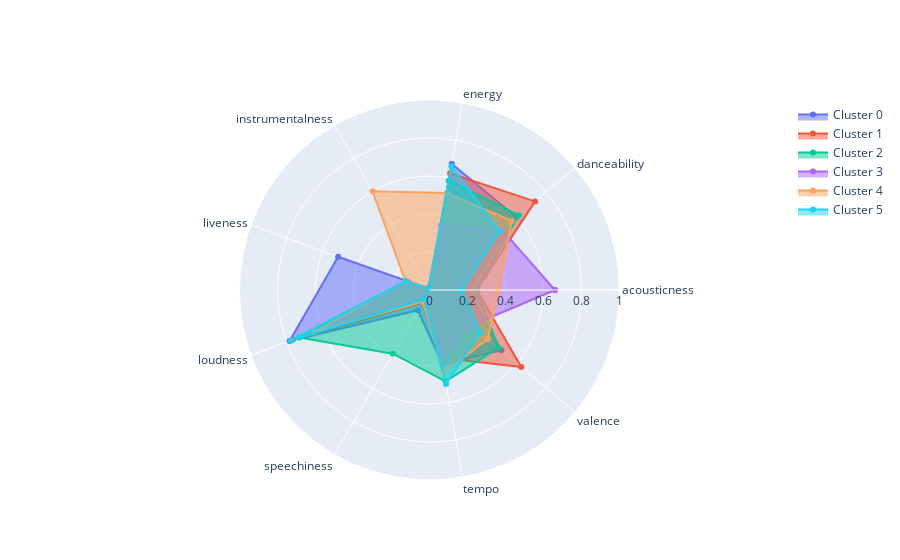

Here is the notebook cell this chart was saved with:
### Code cell
fig = go.Figure()

angles = list(values_df.columns[4:])
angles.append(angles[0])

layoutdict = dict(
            radialaxis=dict(
            visible=True,
            range=[0, 1]
            ))

for i in range(n_clusters):
    subset = values_df[values_df['cluster'] == i]
    data = [np.mean(subset[col]) for col in subset.columns[4:]]
    data.append(data[0])
    fig.add_trace(go.Scatterpolar(
        r=data,
        theta=angles,
        fill='toself',
        name="Cluster " + str(i)))
    
fig.update_layout(
        polar=layoutdict,
        showlegend=True
        )
fig.show()
#     fig.write_image('./visualizations/cluster' + str(i) + '.png')

### Figure 1 — Plotly figure (JSON) as saved in the notebook; plotly's stock layout.template omitted (floating-point values rounded to 4 significant figures)
{"data": [{"fill": "toself", "name": "Cluster 0", "r": [0.198, 0.5969, 0.6743, 0.008541, 0.5119, 0.7837, 0.1231, 0.3979, 0.4935, 0.198], "theta": ["acousticness", "danceability", "energy", "instrumentalness", "liveness", "loudness", "speechiness", "tempo", "valence", "acousticness"], "type": "scatterpolar"}, {"fill": "toself", "name": "Cluster 1", "r": [0.2485, 0.7253, 0.6242, 0.01132, 0.1156, 0.7661, 0.07907, 0.362, 0.6304, 0.2485], "theta": ["acousticness", "danceability", "energy", "instrumentalness", "liveness", "loudness", "speechiness", "tempo", "valence", "acousticness"], "type": "scatterpolar"}, {"fill": "toself", "name": "Cluster 2", "r": [0.2475, 0.6126, 0.5845, 0.005279, 0.1344, 0.7296, 0.387, 0.4879, 0.4744, 0.2475], "theta": ["acousticness", "danceability", "energy", "instrumentalness", "liveness", "loudness", "speechiness", "tempo", "valence", "acousticness"], "type": "scatterpolar"}, {"fill": "toself", "name": "Cluster 3", "r": [0.66, 0.4961, 0.3445, 0.01392, 0.1246, 0.5985, 0.06705, 0.3633, 0.29, 0.66], "theta": ["acousticness", "danceability", "energy", "instrumentalness", "liveness", "loudness", "speechiness", "tempo", "valence", "acousticness"], "type": "scatterpolar"}, {"fill": "toself", "name": "Cluster 4", "r": [0.3627, 0.5653, 0.5183, 0.5996, 0.1345, 0.6506, 0.07143, 0.439, 0.4016, 0.3627], "theta": ["acousticness", "danceability", "energy", "instrumentalness", "liveness", "loudness", "speechiness", "tempo", "valence", "acousticness"], "type": "scatterpolar"}, {"fill": "toself", "name": "Cluster 5", "r": [0.1702, 0.4818, 0.6618, 0.009061, 0.1331, 0.776, 0.05608, 0.502, 0.3482, 0.1702], "theta": ["acousticness", "danceability", "energy", "instrumentalness", "liveness", "loudness", "speechiness", "tempo", "valence", "acousticness"], "type": "scatterpolar"}], "layout": {"polar": {"radialaxis": {"range": [0, 1], "visible": true}}, "showlegend": true}}
